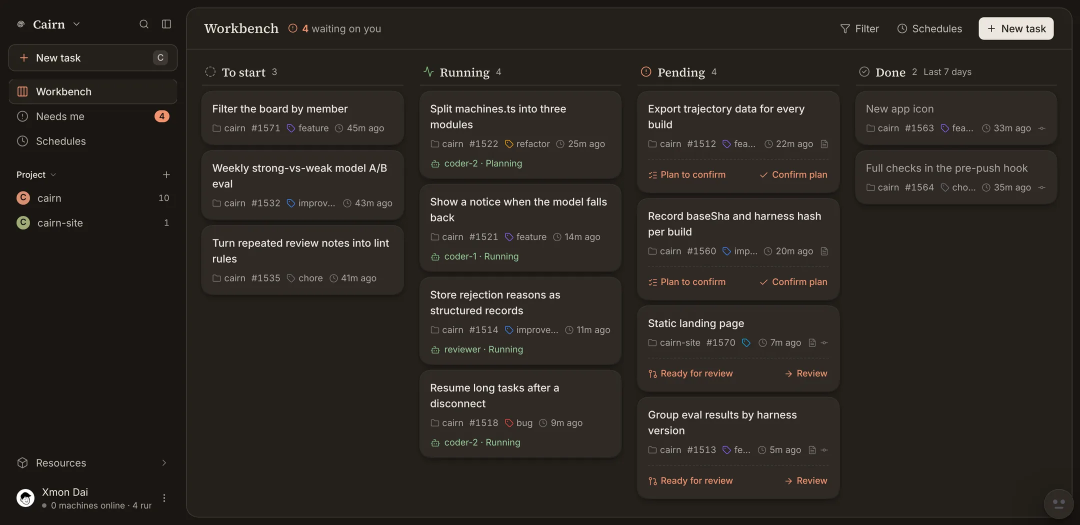
#> input picture site/img/board-en-dark.webp, 2160 x 1050 px (shown at 1/2 size)
$ python round-shot.py ../../../site/img/board-en-dark.webp ../../../site/img/board-en-light.webp ../../../site/img/board-en-light.webp
#> lines starting #> are read from the running program, lines starting #| are printed output that depends on the picture; after the words box and inside, x2 and y2 are one past the last pixel; in counts of white or black regions, pixels touching at a corner belong together
import sys

from PIL import Image, ImageDraw

SCREEN_SCALE = 3
OUTPUT_SCALE = 2
CORNER_POINTS = 55

source, target, border = sys.argv[1], sys.argv[2], sys.argv[3]
shot = Image.open(source).convert("RGBA")
size = (shot.width * OUTPUT_SCALE // SCREEN_SCALE, shot.height * OUTPUT_SCALE // SCREEN_SCALE)
#> size = (1440, 700)
shot = shot.resize(size, Image.Resampling.LANCZOS)
#> shot: PIL image 1440x700 RGBA
radius = CORNER_POINTS * OUTPUT_SCALE

supersample = 4
mask = Image.new("L", (size[0] * supersample, size[1] * supersample), 0)
#> mask: PIL image 5760x2800 L; every value is 0
ImageDraw.Draw(mask).rounded_rectangle(
    (0, 0, mask.width - 1, mask.height - 1), radius * supersample, fill=255
)
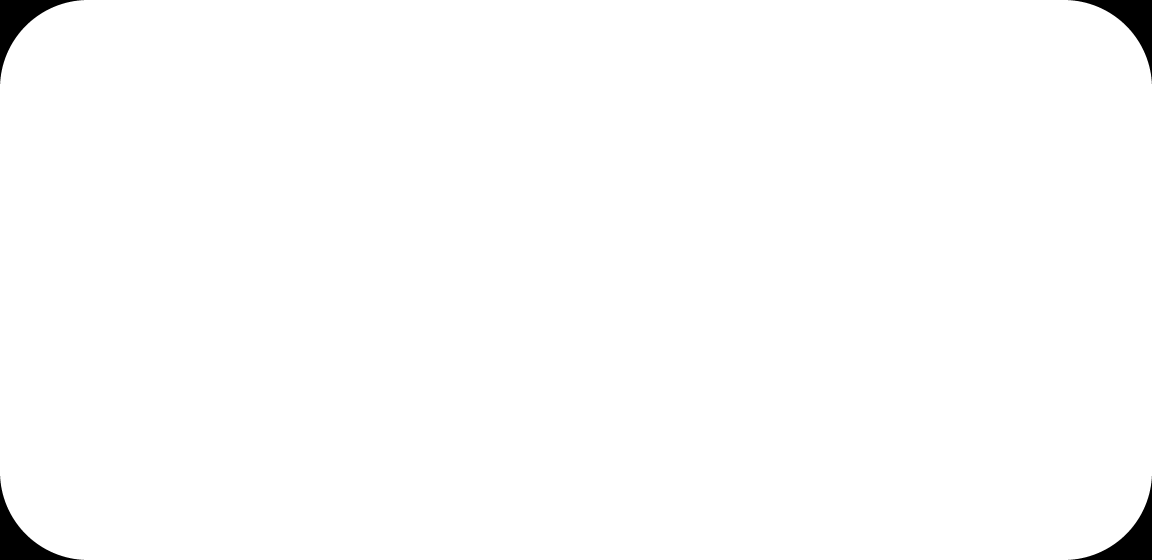
#> mask: PIL image 5760x2800 L (shown at 1/5 size); 99% white; 4 black regions, box (x1, y1, x2, y2) and area: (0, 0, 420, 420) 41691, (5340, 0, 5760, 420) 41691, (0, 2380, 420, 2800) 41691, (5340, 2380, 5760, 2800) 41691
shot.putalpha(mask.resize(size, Image.Resampling.LANCZOS))
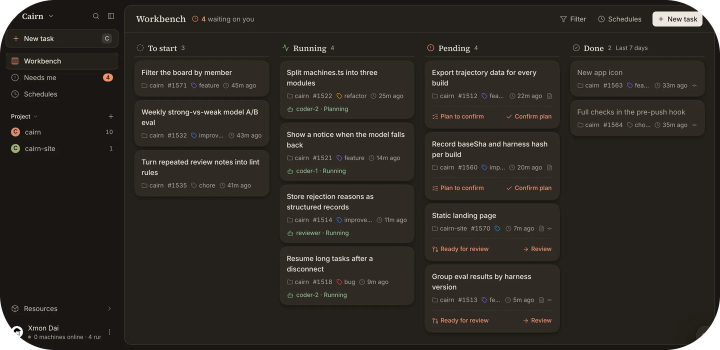
#> shot: PIL image 1440x700 RGBA (shown at 1/2 size); mean R, G, B, A 43.1, 38.3, 33.5, 252.4; transparent parts drawn white

outline = Image.new("RGBA", (size[0] * supersample, size[1] * supersample), (0, 0, 0, 0))
#> outline: PIL image 5760x2800 RGBA; every value is 0
#> (the run stopped early here; a loop or call above may not have finished)
